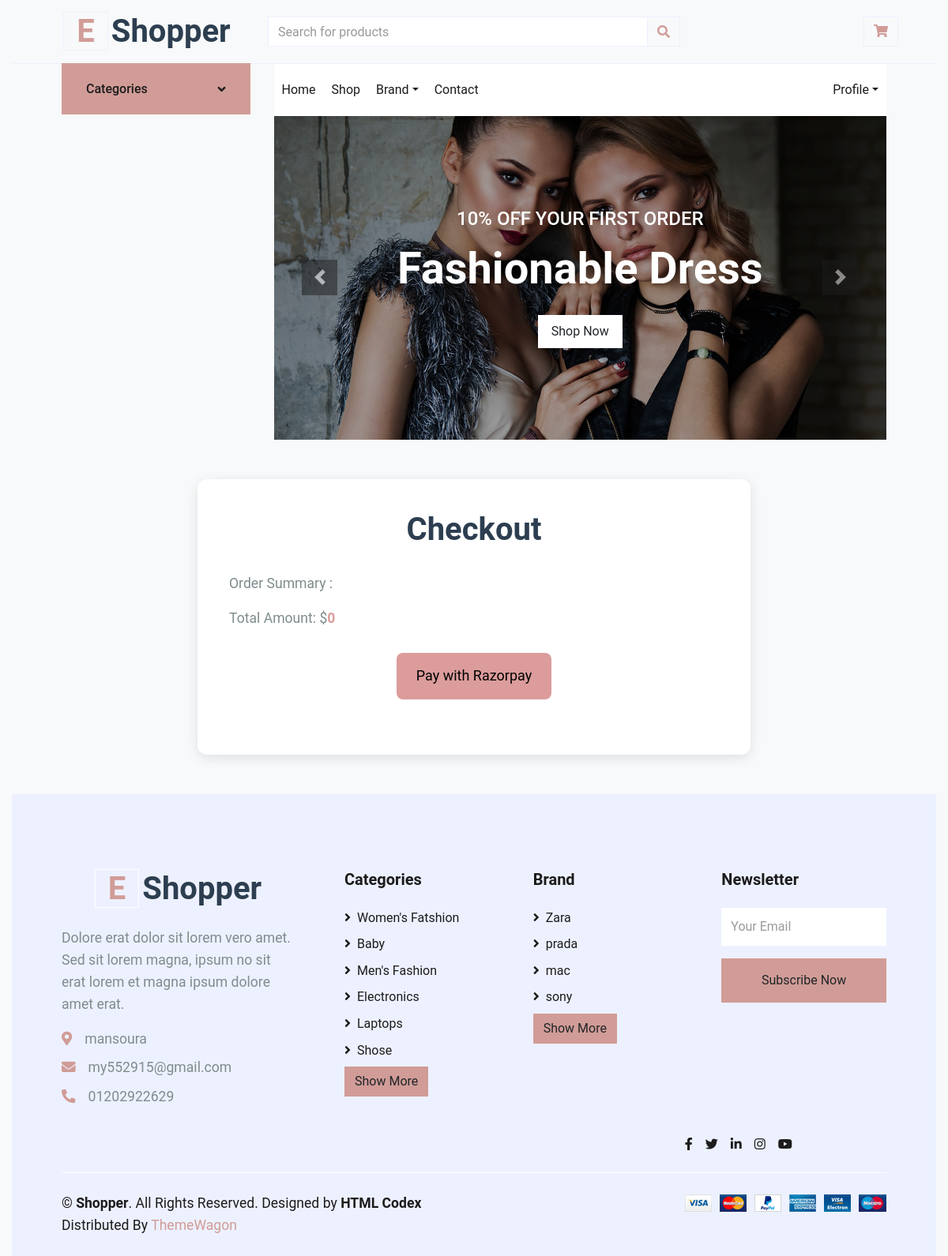
The page /product/checkout/ (signed in) on the database as committed earlier.
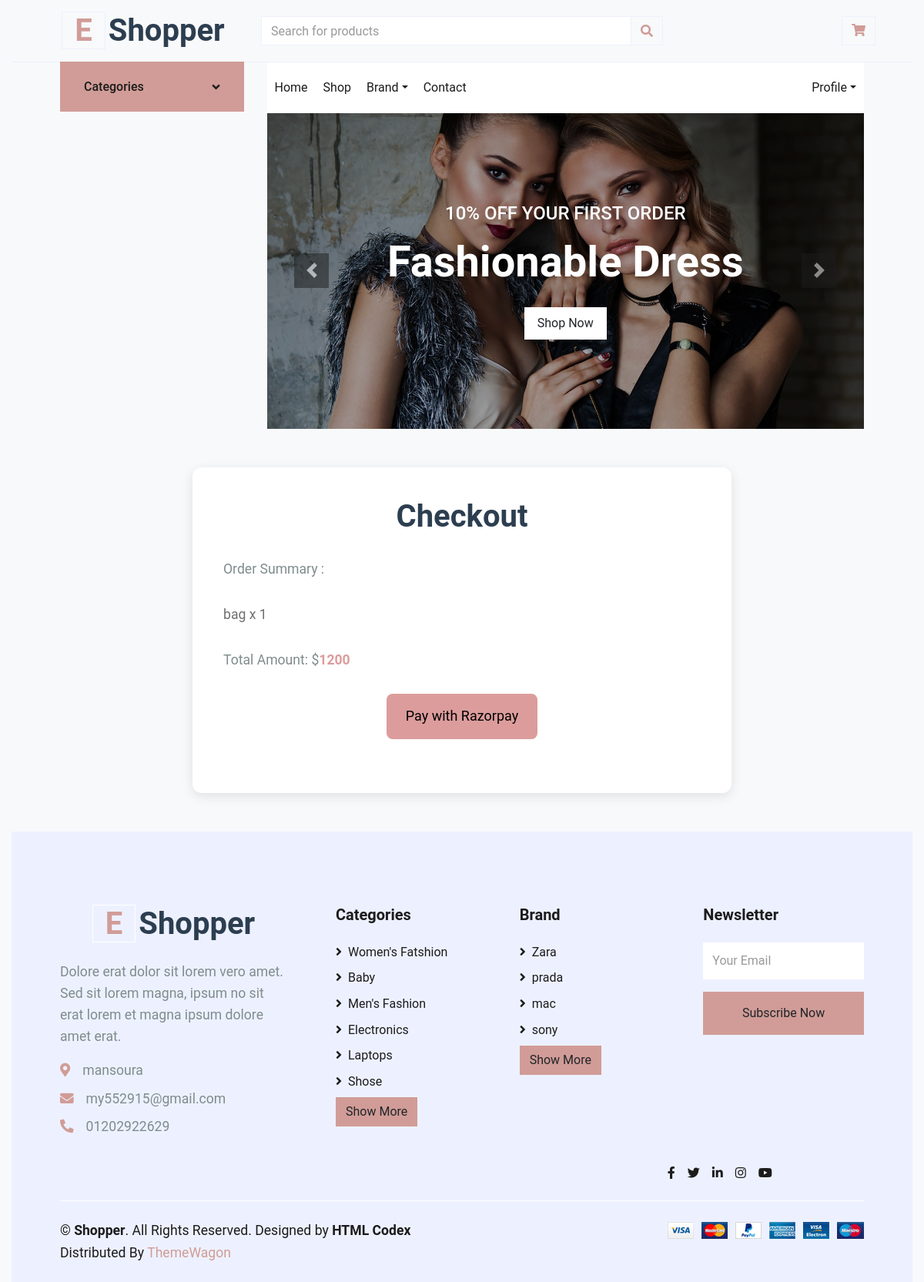
The same page on the database as committed later.
### product/models.py (models this page shows, shortened)
class ProductCategory(models.Model):
    name = models.CharField(max_length=60)
    image = models.ImageField(upload_to='categoryimages/')
    def __str__(self):
        return self.name

class CartItem(models.Model):
    cart = models.ForeignKey('Cart', on_delete=models.CASCADE)
    product = models.ForeignKey(Product, on_delete=models.CASCADE)
    quantity = models.PositiveIntegerField(default=1)

class Product(models.Model):
    name = models.CharField(max_length=100)
    image = models.ImageField(upload_to='product/')
    price = models.IntegerField(default=0)
    discount = models.IntegerField(default=0)
    description = models.TextField(max_length=10000)
    created_at = models.DateTimeField( default=timezone.now)
    category = models.ManyToManyField('ProductCategory',related_name='product_category',verbose_name=('category'),  default="")
    PRDBrand = models.ForeignKey('settings.Brand' ,related_name='product_brand', on_delete=models.CASCADE , blank=True, null=True ,verbose_name=_("Brand "))
    color = models.ManyToManyField('Color',related_name='product_color',null=True,blank=True)
    size = models.ManyToManyField('Size',related_name='product_size',null=True,blank=True)
    slug = models.SlugField(null=True,blank=True)

### settings/models.py (models this page shows)
class Brand(models.Model):
    BRDName = models.CharField(max_length=40)
    image = models.ImageField(upload_to='product/',blank=True, null=True)
    BRDDesc = models.TextField(blank=True, null=True)
    class Meta:
        verbose_name = _("Brand")
        verbose_name_plural = _("Brands")
    def __str__(self):
        return self.BRDName

### product/views.py (the view)
# urls.py: path('checkout/', views.checkout, name='checkout'),
def checkout(request):
    cart_items = CartItem.objects.filter(cart=request.user.cart)
    total_amount = sum(item.product.price * item.quantity for item in cart_items)
    cart_count = get_cart_count(request)
    email = request.user.email
    full_name = request.user.profile.full_name
    context = {
        'cart_count': cart_count,
        'cart_items': cart_items,
        'total_amount': total_amount,
        'email':email,
        'full_name': full_name
    }
    return render(request, 'product/checkout.html/', context)

### product/views.py (called while the page is built)
def get_cart_count(request):
    if request.user.is_authenticated:
        cart_items = CartItem.objects.filter(cart=request.user.cart)
        cart_count = cart_items.count()
    else:
        cart_count = 0
    return cart_count

### product/templates/product/checkout.html (shortened to what this page needs)
{% extends "base.html" %}
{% load static %}
{% block body %}
<div class="container">
    <h1>Checkout</h1>
    <p>Order Summary :</p>
    <ul>
        {% for item in cart_items %}
        <li>{{ item.product.name }} x {{ item.quantity }}</li>
        {% endfor %}
    </ul>
    <p>Total Amount: $<span id="total_item_amount">{{total_amount}}</span></p>
    <button id="rzp-button1">Pay with Razorpay</button>
</div>
{% endblock body %}

### templates/base.html (shortened to what the changed rows need)
{% load static %}
<!DOCTYPE html>
<html lang="en">
<head>
    <link href="https://cdnjs.cloudflare.com/ajax/libs/font-awesome/5.10.0/css/all.min.css" rel="stylesheet">
    <link href="{% static 'lib4/owlcarousel/assets/owl.carousel.min.css'%}" rel="stylesheet">
    <link href="{% static 'css4/style.css'%}" rel="stylesheet">
    <link rel="stylesheet" href="{% static 'css4/cart.css' %}">
    <link rel="stylesheet" href="{% static 'css4/checkout.css' %}">
</head>
<body>
    <div class="container-fluid">
        <div class="row align-items-center py-3 px-xl-5">
            <div class="col-lg-3 d-none d-lg-block">
                <a href="/" class="text-decoration-none">
                    <h1 class="m-0 display-5 font-weight-semi-bold"><span
                            class="text-primary font-weight-bold border px-3 mr-1">E</span>{{myfooter.site_name}}</h1>
                </a>
            </div>
        </div>
        {% block body %}
        {% endblock body %}
        <div class="container-fluid bg-secondary text-dark mt-5 pt-5">
            <div class="row px-xl-5 pt-5">
                <div class="col-lg-4 col-md-12 mb-5 pr-3 pr-xl-5">
                    <a href="" class="text-decoration-none">
                        <h1 class="mb-4 display-5 font-weight-semi-bold"><span
                                class="text-primary font-weight-bold border border-white px-3 mr-1">E</span>{{myfooter.site_name}}
                        </h1>
                    </a>
                </div>
                <div class="col-lg-8 col-md-12">
                    <div class="row">
                        <div class="col-md-4 mb-5">
                            <div class="d-flex flex-column justify-content-start">
                                {% for category in categories_footer %}
                                <a class="text-dark mb-2" href="{% url 'product:product_by_category' category %}"><i
                                        class="fa fa-angle-right mr-2"></i>{{category}}</a>
                                {% endfor %}
                                <a href="{% url 'settings:category_list'  %}"><button type="button"
                                        class="btn btn-primary">Show
                                        More</button></a>
                            </div>
                        </div>
                        <div class="col-md-4 mb-5">
                            <div class="d-flex flex-column justify-content-start">
                                {% for brand in brands_footer  %}
                                <a class="text-dark mb-2" href="{%url 'product:product_by_brand' brand%}"><i
                                        class="fa fa-angle-right mr-2"></i>{{brand}}</a>
                                {% endfor %}
                                <a href="{% url 'settings:brand_list'  %}"><button type="button"
                                        class="btn btn-primary">Show
                                        More</button></a>
                            </div>
                        </div>
                    </div>
                </div>
            </div>
        </div>
</body>
</html>

Rows that differ between the two databases and show on the page:
added CartItem: product.name "bag", quantity "1"
Other text that changed with them:
{{ total_amount }}: "0" → "1200"
